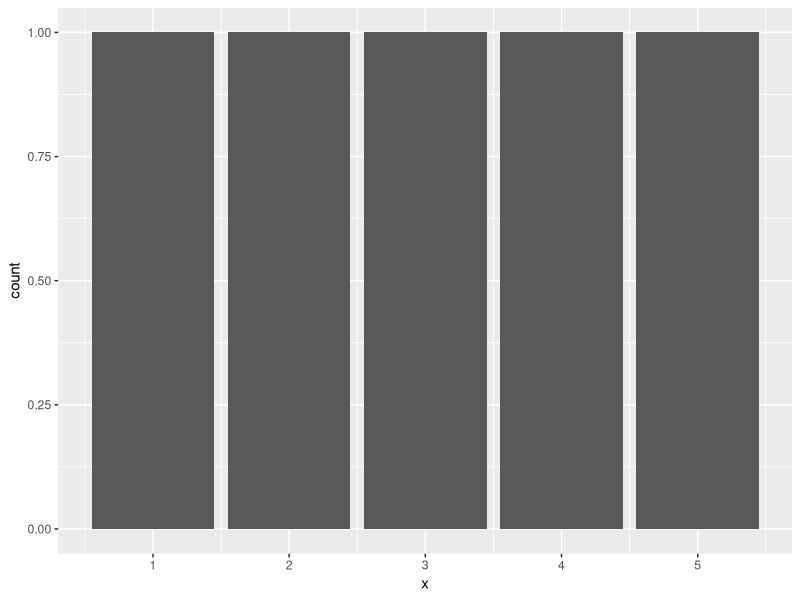

Write the R code that produced this figure.


#+ r setup, include=FALSE
knitr::opts_chunk$set(echo = TRUE)


#+ r
library(tidyverse)
dataset <- tibble(x = 1:5, y = c("a","b","c","d","e"), z = c("c","b","a","d","e"))
ggplot(dataset, aes(x = x)) +
  geom_bar()
